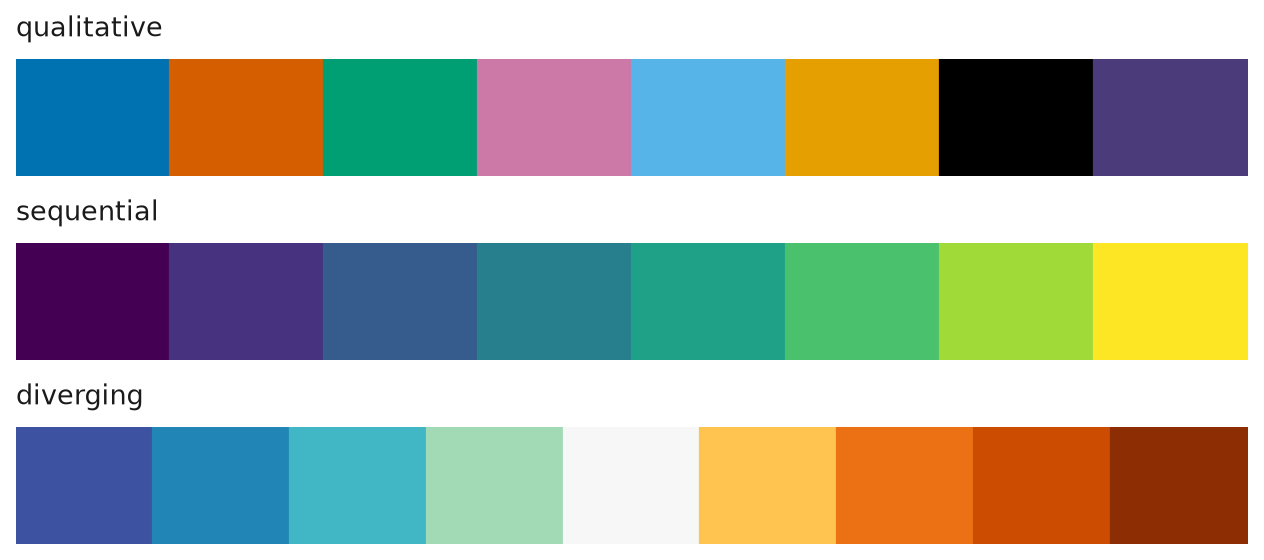

The script that saved this image:
"""Render the built-in qualitative, sequential, and diverging palettes."""

from __future__ import annotations

from pathlib import Path

import matplotlib

matplotlib.use("Agg")
import matplotlib.pyplot as plt
from matplotlib.patches import Rectangle

import ggstyle as gs


def main() -> None:
    """Save a compact palette reference image next to this script."""
    palettes = [
        gs.palette("qualitative"),
        gs.palette("sequential", n=8),
        gs.palette("diverging", n=9),
    ]
    with gs.theme("minimal"):
        figure, axes = plt.subplots(len(palettes), 1, figsize=(8, 3.6))
        for ax, selected in zip(axes, palettes, strict=True):
            for index, color in enumerate(selected.colors):
                ax.add_patch(Rectangle((index, 0), 1, 1, color=color))
            ax.set_xlim(0, len(selected.colors))
            ax.set_ylim(0, 1)
            ax.set_title(selected.name, loc="left")
            ax.axis("off")
        figure.tight_layout()
        figure.savefig(Path(__file__).with_suffix(".png"), dpi=160)
        plt.close(figure)


if __name__ == "__main__":
    main()
